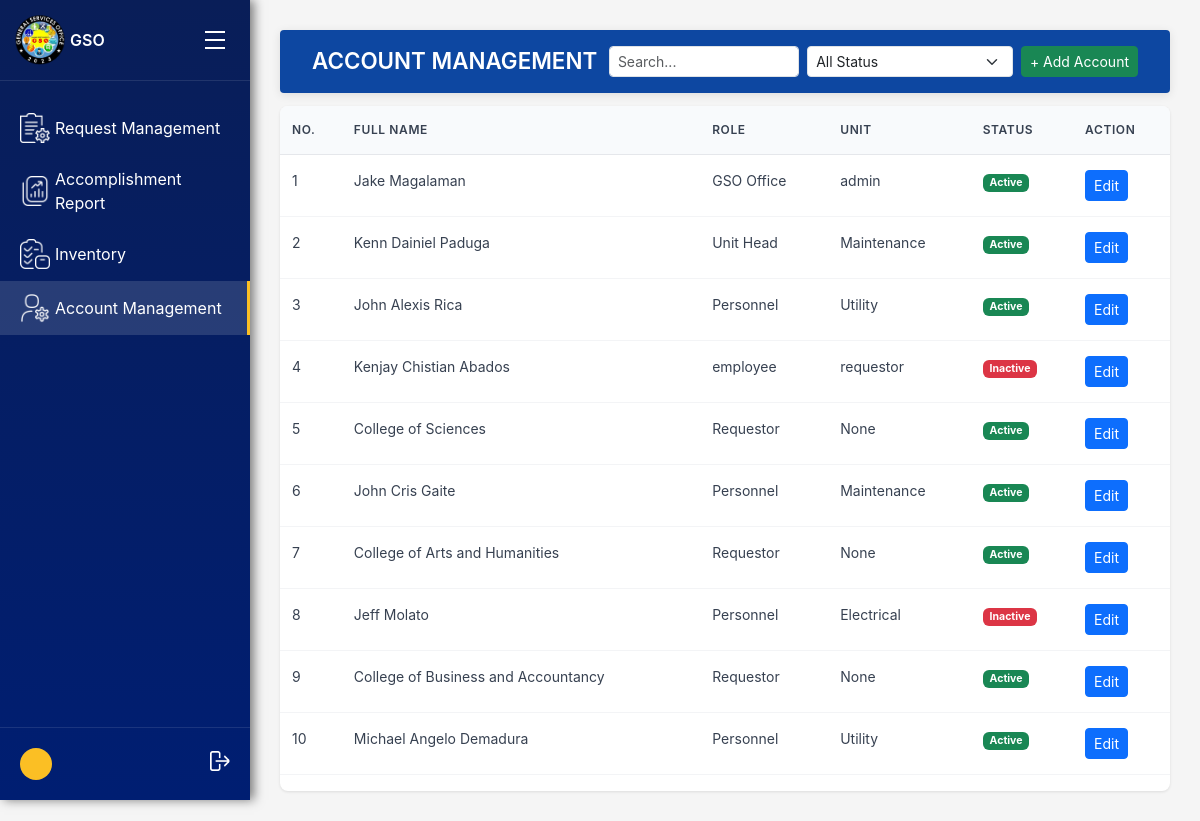
/accounts/accounts/, run on the app's committed database.
### accounts/models.py (models this page shows, shortened)
class User(AbstractUser):
    ROLE_CHOICES = [
        ('gso', 'GSO Office'),       # Admin of the system
        ('unit_head', 'Unit Head'),
        ('personnel', 'Personnel'),
        ('requestor', 'Requestor'),  # Departments (Registrar, Cashier, etc.)
    ]
    UNIT_CHOICES = [
        ('maintenance', 'Maintenance'),
        ('electrical', 'Electrical'),
        ('utility', 'Utility'),
        ('motorpool', 'Motorpool'),
    ]
    STATUS_CHOICES = [
        ('active', 'Active'),
        ('inactive', 'Inactive'),
    ]
    account_status = models.CharField(max_length=10, choices=STATUS_CHOICES, default='active')
    role = models.CharField(max_length=20, choices=ROLE_CHOICES)
    unit = models.CharField(max_length=50, choices=UNIT_CHOICES, blank=True, null=True)
    department = models.CharField(max_length=255, blank=True, null=True)

### accounts/views.py (the view, shortened to what this page needs)
# urls.py: path('accounts/', views.account_view, name='account_management'),
def account_view(request):
    users = User.objects.all()
    status_filter = request.GET.get('status')
    if status_filter:
        users = users.filter(is_active=(status_filter == 'active'))
    search_query = request.GET.get('user_status')
    return render(request, 'gso_office/accounts/account_management.html', {'users': users})

### templates/gso_office/accounts/account_management.html (shortened to what this page needs)
{% extends "gso_office/gso_base_dashboard.html" %}
{% block main_content %}
<div class="header d-flex align-items-center justify-content-between">
    <h1 class="page-title">ACCOUNT MANAGEMENT</h1>
    <div class="d-flex gap-2">
        <form method="get" class="d-flex gap-2">
            <input
                type="text"
                name="user_status"
                class="form-control form-control-sm"
                placeholder="Search..."
                value="{{ request.GET.user_status }}"
            >
            <select name="status" class="form-select form-select-sm" onchange="this.form.submit()">
                <option value="">All Status</option>
            </select>
        </form>
        <a href="{% url 'add_user' %}" class="btn btn-success btn-sm">+ Add Account</a>
    </div>
</div>
<div class="table-container table-responsive">
    <table class="table">
        <thead>
            <tr>
                <th>NO.</th>
                <th>FULL NAME</th>
                <th>ROLE</th>
                <th>UNIT</th>
                <th>STATUS</th>
                <th>ACTION</th>
            </tr>
        </thead>
        <tbody>
            {% for user in users %}
            <tr>
                <td>{{ forloop.counter }}</td>
                <td>
                    {% if user.role == "requestor" %}
                        {{ user.department }}
                    {% else %}
                        {{ user.get_full_name }}
                    {% endif %}
                </td>
                <td>{{ user.get_role_display }}</td>
                <td>{{ user.get_unit_display }}</td>
                <td>
                    {% if user.is_active %}
                        <span class="badge bg-success">Active</span>
                    {% else %}
                        <span class="badge bg-danger">Inactive</span>
                    {% endif %}
                </td>
                <td>
                    <a href="{% url 'edit_user' user.id %}" class="btn btn-sm btn-primary">Edit</a>
                </td>
            </tr>
            {% empty %}
            <tr>
                <td colspan="6">No users found.</td>
            </tr>
            {% endfor %}
        </tbody>
    </table>
</div>
{% endblock %}

### static/css/gso_dashboard.css (style rules this page uses)
* { margin: 0; padding: 0; box-sizing: border-box; }
body { font-family: -apple-system, BlinkMacSystemFont, 'Segoe UI', Roboto, sans-serif; background-color: #f5f5f5; display: flex; min-height: 100vh; }
.header { position: sticky; top: 0; left: 0; right: 0; z-index: 1; background: #0d47a1; color: #fff; padding: 1rem 2rem; margin-bottom: 0.8rem; border-radius: 4px; box-shadow: 0 2px 10px rgba(0,0,0,0.1); display: flex; justify-content: space-between; align-items: center; }
.page-title { font-size: 1.4rem; font-weight: 600; margin: 0; color: #fff; }
.header input.form-control-sm, .header select.form-select-sm { min-width: 160px; }
.table-container { background: white; border-radius: 8px; box-shadow: 0 1px 3px rgba(0, 0, 0, 0.1); overflow: hidden; }
.table { width: 100%; border-collapse: collapse; }
.table th { background-color: #f8fafc; padding: 15px 12px; text-align: left; font-weight: 600; font-size: 12px; color: #374151; text-transform: uppercase; letter-spacing: 0.05em; border-bottom: 1px solid #e5e7eb; }
.table td { padding: 15px 12px; border-bottom: 1px solid #f3f4f6; font-size: 14px; color: #374151; }

### data on the page
User: get_full_name "Jake Magalaman", role "GSO Office", unit "admin", is_active "Active"
User: get_full_name "Kenn Dainiel Paduga", role "Unit Head", unit "Maintenance", is_active "Active"
User: get_full_name "John Alexis Rica", role "Personnel", unit "Utility", is_active "Active"
User: get_full_name "Kenjay Chistian Abados", role "employee", unit "requestor", is_active "Inactive"
User: department "College of Sciences", role "Requestor", unit "None", is_active "Active"
User: get_full_name "John Cris Gaite", role "Personnel", unit "Maintenance", is_active "Active"
User: department "College of Arts and Humanities", role "Requestor", unit "None", is_active "Active"
User: get_full_name "Jeff Molato", role "Personnel", unit "Electrical", is_active "Inactive"
User: department "College of Business and Accountancy", role "Requestor", unit "None", is_active "Active"
User: get_full_name "Michael Angelo Demadura", role "Personnel", unit "Utility", is_active "Active"
